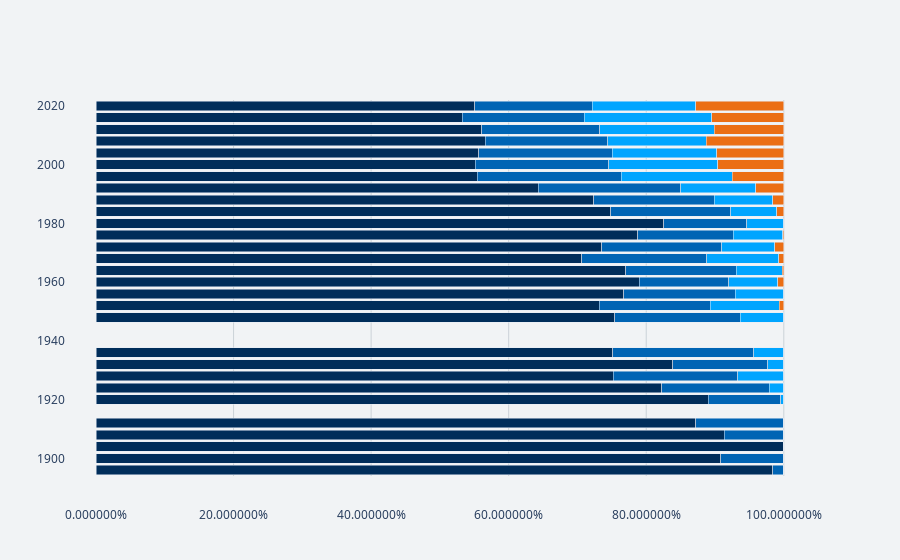

The cell this chart's notebook holds for it:
### Code cell
stacked_share_by_year(tby)
